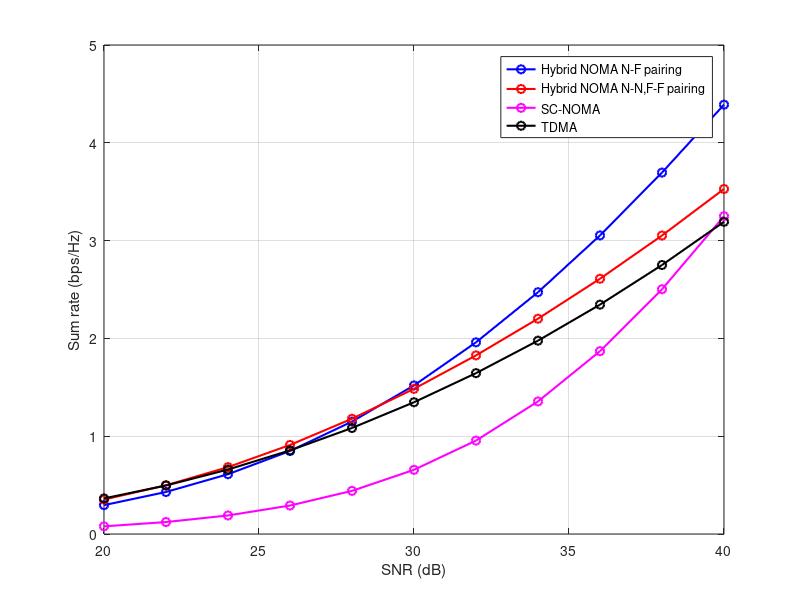

Recreate this plot in MATLAB.
clc; clear variables; 
close all;

d1 = 10; d2 = 9; d3 = 4; d4 = 3;

eta = 4;

N = 10^4;

h1 = sqrt(d1^-eta)*(randn(1,N)+1i*randn(1,N))/sqrt(2);
h2 = sqrt(d2^-eta)*(randn(1,N)+1i*randn(1,N))/sqrt(2);
h3 = sqrt(d3^-eta)*(randn(1,N)+1i*randn(1,N))/sqrt(2);
h4 = sqrt(d4^-eta)*(randn(1,N)+1i*randn(1,N))/sqrt(2);

g1 = (abs(h1)).^2;
g2 = (abs(h2)).^2;
g3 = (abs(h3)).^2;
g4 = (abs(h4)).^2;

SNR = 20:2:40;
snr = db2pow(SNR);

a1 = 0.7; a2 = 1-a1;

b1 = 0.7; b2 = (3/4)*(1-b1); b3 = (3/4)*(1-(b1+b2)); b4 = 1 - (b1+b2+b3);
T = 1;
epsilon = (2^T)-1;

for u = 1:length(snr)
   
   %1-2  3-4 (n-n, f-f)
   C1(u) = mean(log2(1 + a1.*g1*snr(u)./(a2.*g1*snr(u)+1)));
   C2(u) = mean(log2(1 + a2.*g2*snr(u)));
   C3(u) = mean(log2(1 + a1.*g3*snr(u)./(a2.*g3*snr(u)+1)));
   C4(u) = mean(log2(1 + a2.*g4*snr(u)));
   
   %1-4  2-3 (n-f)
   C11(u) = mean(log2(1 + a1.*g1*snr(u)./(a2.*g1*snr(u)+1)));
   C44(u) = mean(log2(1 + a2.*g4*snr(u)));
   C22(u) = mean(log2(1 + a1.*g2*snr(u)./(a2.*g2*snr(u)+1)));
   C33(u) = mean(log2(1 + a2.*g3*snr(u)));
   
   
   %TDMA
   t1(u) = 0.25*mean(log2(1 + g1*snr(u)));
   t2(u) = 0.25*mean(log2(1 + g2*snr(u)));
   t3(u) = 0.25*mean(log2(1 + g3*snr(u)));
   t4(u) = 0.25*mean(log2(1 + g4*snr(u)));
   
%  %NOMA
   n1(u) = mean(log2(1 + b1.*g1*snr(u)./((b2+b3+b4).*g1*snr(u)+1)));
   n2(u) = mean(log2(1 + b2.*g2*snr(u)./((b3+b4).*g2*snr(u)+1)));
   n3(u) = mean(log2(1 + b3.*g3*snr(u)./(b4.*g3*snr(u)+1)));
   n4(u) = mean(log2(1 + b4.*g4*snr(u)));
%       
end

R1 = 0.5*(C1+C2+C3+C4);
R11 = 0.5*(C11+C22+C33+C44);
t = (t1+t2+t3+t4);
n = n1+n2+n3+n4;
figure;
plot(SNR,R11,'o-b','linewidth',1.5);hold on; grid on;
plot(SNR,R1,'o-r','linewidth',1.5); 
plot(SNR,n,'o-m','linewidth',1.5);
plot(SNR,t,'o-k','linewidth',1.5);

legend('Hybrid NOMA N-F pairing','Hybrid NOMA N-N,F-F pairing','SC-NOMA','TDMA');
xlabel('SNR (dB)');
ylabel('Sum rate (bps/Hz)');












